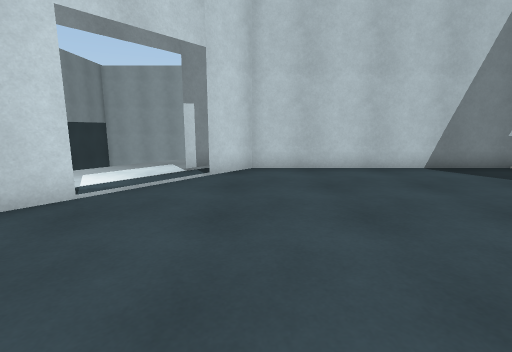
[1] (above)

19 first-person views from a walk through a 3-D level made in the Unity game engine. The camera is 1.2 m above the floor, tilts 10° down and sees 85° across. The floor is counted in squares, 1 m on a side. Each view is taken from the middle of a square. On the plan, view 1 faces up. The plan holds only what a view shows up to about 13 squares ahead; the rest is blank. The place goes on beyond the plan. The player character is not drawn. Door leaves are left out, so doorways stand open. Some surface patterns are stand-ins.

[2]
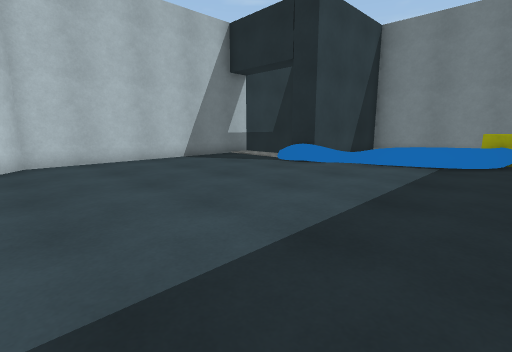

[3]
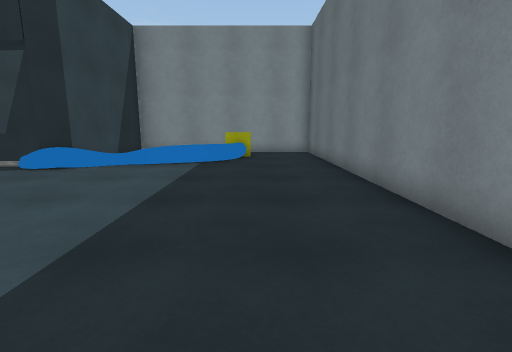

[4]
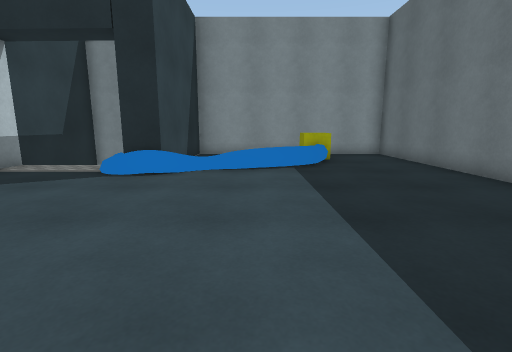

[5]
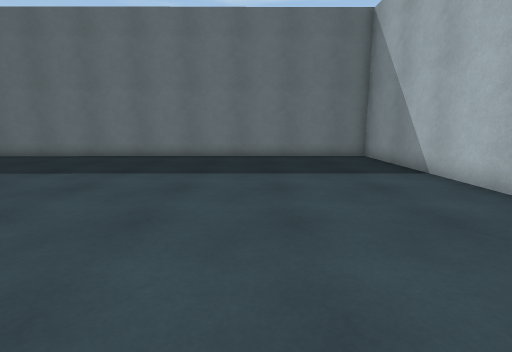

[6]
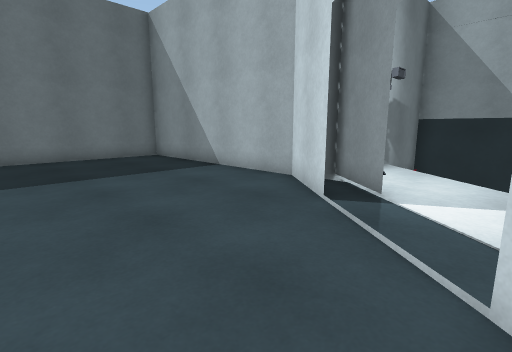

[7]
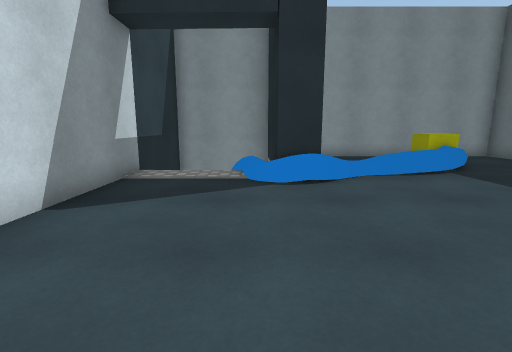

[8]
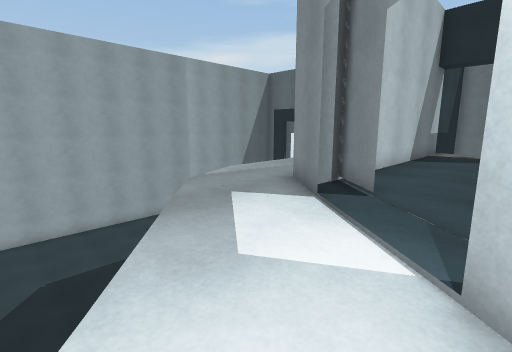

[9]
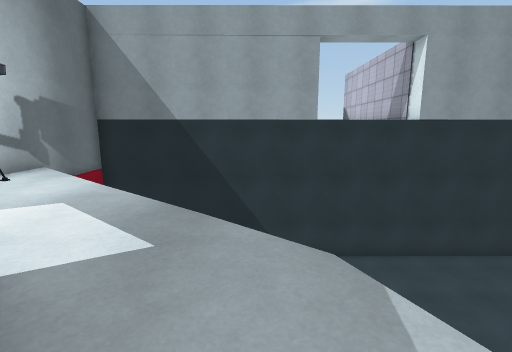

[10]
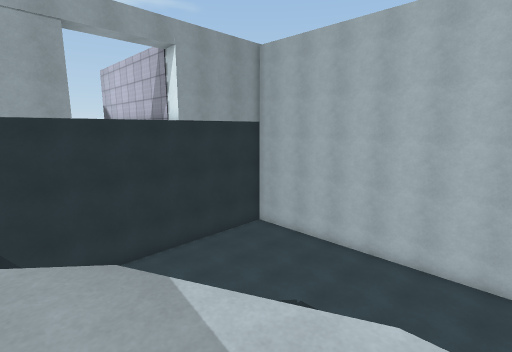

[11]
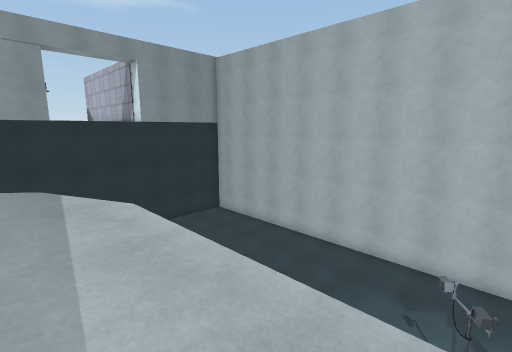

[12]
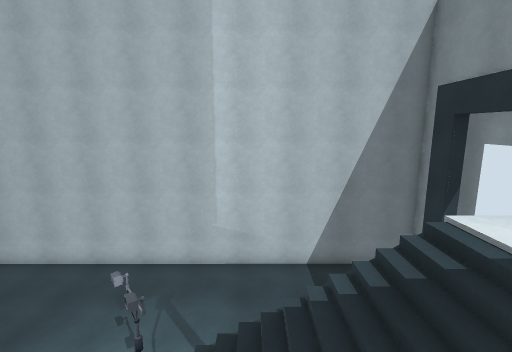

[13]
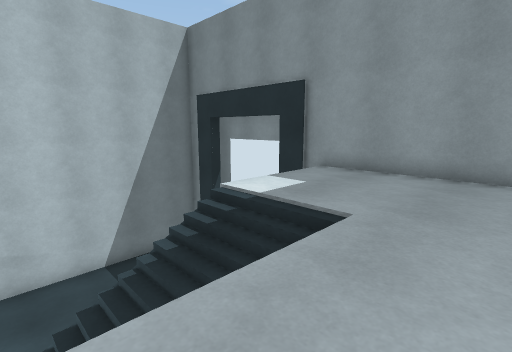

[14]
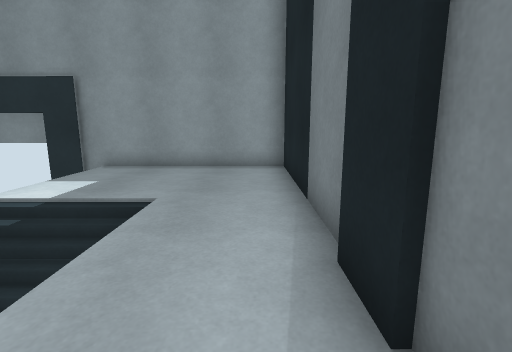

[15]
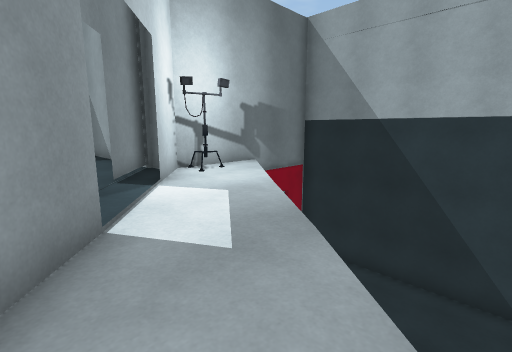

[16]
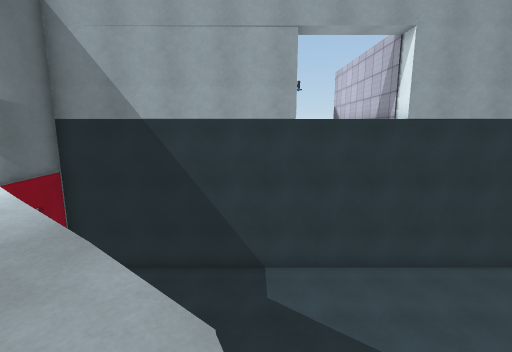

[17]
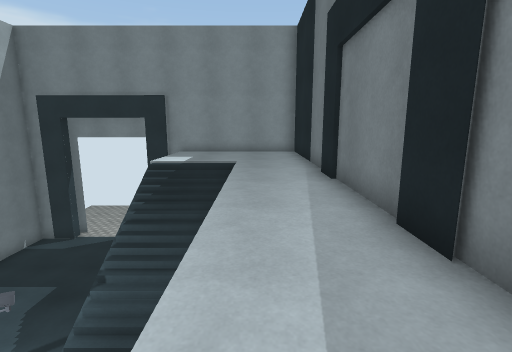

[18]
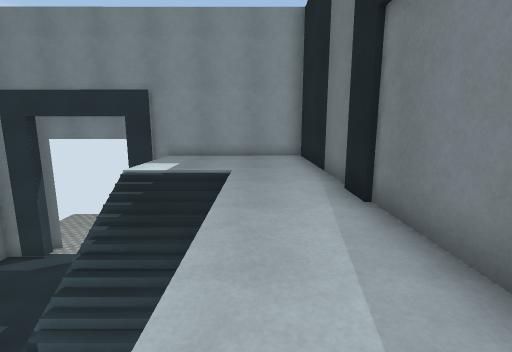

[19]
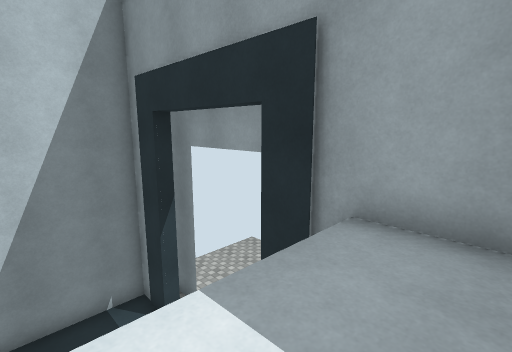

### Floor plan
Key: @ floor where view 1 was taken; # wall or solid block; . main floor; : floor 0.5 m higher than the main floor; - floor 4.5 m lower than the main floor; / step, stairs or slope; D open door; = window, fence, low wall or low ledge; v drop or lower ground; O other object.
Columns run from 12 left of view 1 to 17 right of it. Each row starts with its distance up from view 1.
 22       #################### ---
 21 #-    -------------------#----
 20 #--  ---------------------
 19 #-------------------------
 18 #-----------------------
 17 #----------------------
 16 #---------     OO---
 15 #---------      #------- #
 14 #--------       /////....#
 13 #-------        /////....#
 12 #-----     ---/// v=/....#
 11 #-----   -/..............#
 10 #-----  -................#
  9 #----   /..###############
  8 #---   /DDDD##############
  7 #--   -.DDDD.........   #
  6 #-   -/.DDDD.........v  #
  5 #    ...DDDD......./#v  ##
  4 #   ##O##........../######
  3        ##..........//   .#
  2        #............/  ..#
  1        #............/  ..#
  0        #....@......./=   #
 -1        #.............=:= #
 -2        #...............=.#
 -3        #.................#
 -4        #.................#
 -5        ###################

Positions as (right, up) in squares from view 1, and headings:
1: (0, 0), facing up
2: (-1, -2), facing up-right
3: (-1, -2), facing right
4: (0, 1), facing right
5: (0, 7), facing down
6: (1, 7), facing down-left
7: (1, 5), facing right
8: (-6, 5), facing up-right
9: (0, 10), facing left
10: (0, 10), facing up-left
11: (4, 10), facing up-left
12: (6, 11), facing up
13: (5, 10), facing up-right
14: (4, 10), facing right
15: (-1, 11), facing down-left
16: (-1, 11), facing left
17: (-1, 11), facing right
18: (1, 11), facing right
19: (9, 13), facing up-right
